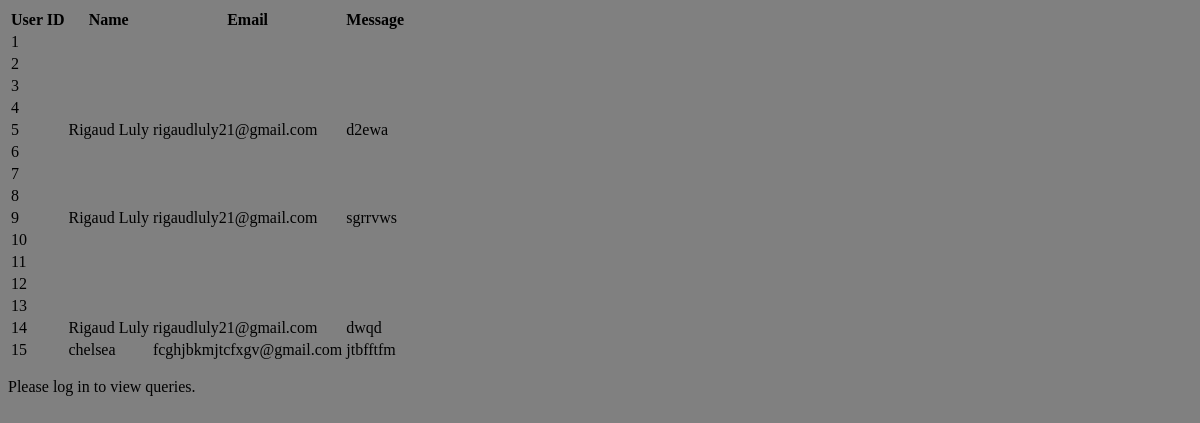
Page /data on the committed database.
### tables this page shows
CREATE TABLE users_enquiries
              (id INTEGER PRIMARY KEY AUTOINCREMENT,
              name TEXT,
              email TEXT, 
              message TEXT);

### app.py (the view)
@app.route('/data')
def display_queries():
    conn = sqlite3.connect('database.db')
    c = conn.cursor()
    c.execute("SELECT * FROM users_enquiries")
    data = c.fetchall()
    conn.close()
    return render_template('login.html', users=data)

### templates/login.html (shortened to what this page needs)
<!DOCTYPE html>
<html>
    <head>
        <link rel="stylesheet" href="/static/Homestyle.css">
    </head>
    <body id="showdata">
            <table>
                <thead>
                    <tr>
                        <th>User ID</th>
                        <th>Name</th>
                        <th>Email</th>
                        <th>Message</th>
                    </tr>
                </thead>
                <tbody>
                    {% for user in users %}
                        <tr>
                            <td>{{ user[0] }}</td>
                            <td>{{ user[1] }}</td>
                            <td>{{ user[2] }}</td>
                            <td>{{ user[3] }}</td>
                        </tr>
                    {% endfor %}
                </tbody>
            </table>
            <p>Please log in to view queries.</p>
    </body>
</html>

### static/Homestyle.css (style rules this page uses)
#showdata { background-color: grey; }

### rows in the picture
users_enquiries: id "1"
users_enquiries: id "2"
users_enquiries: id "3"
users_enquiries: id "4"
users_enquiries: id "5", name "Rigaud Luly", email "rigaudluly21@gmail.com", message "d2ewa"
users_enquiries: id "6"
users_enquiries: id "7"
users_enquiries: id "8"
users_enquiries: id "9", name "Rigaud Luly", email "rigaudluly21@gmail.com", message "sgrrvws"
users_enquiries: id "10"
users_enquiries: id "11"
users_enquiries: id "12"
users_enquiries: id "13"
users_enquiries: id "14", name "Rigaud Luly", email "rigaudluly21@gmail.com", message "dwqd"
users_enquiries: id "15", name "chelsea", email "fcghjbkmjtcfxgv@gmail.com", message "jtbfftfm"
